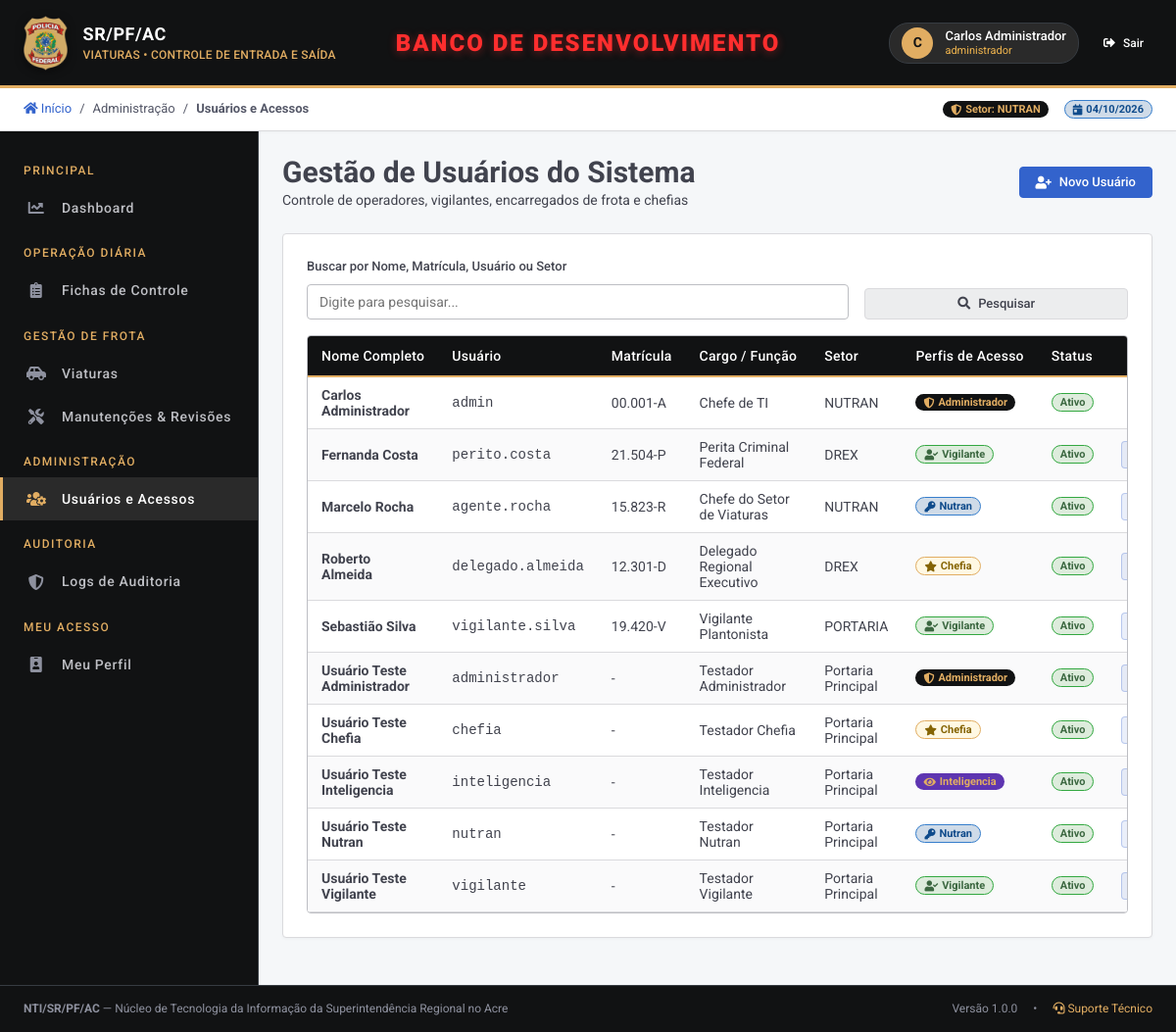
Screenshot of /usuarios/ (signed in) with the database file from the repository.
### usuarios/models.py (models this page shows, shortened)
class Usuario(AbstractUser):
    matricula = models.CharField(
        "Matrícula / Identificação",
        max_length=30,
        blank=True,
        null=True,
        help_text="Matrícula funcional do servidor ou identificação do vigilante",
    )
    cargo = models.CharField(
        "Cargo / Função",
        max_length=100,
        blank=True,
        default="Vigilante",
    )
    setor = models.CharField(
        "Setor / Unidade",
        max_length=100,
        blank=True,
        default="Portaria Principal",
    )
    telefone = models.CharField(
        "Telefone / Ramal",
        max_length=20,
        blank=True,
        null=True,
    )
    class Meta:
        verbose_name = "Usuário"
        verbose_name_plural = "Usuários"
        ordering = ["first_name", "last_name", "username"]
    def listar_perfis(self) -> list[str]:
        return list(
            self.perfis_atribuidos.filter(ativo=True).values_list("perfil__nome", flat=True)
        )

### usuarios/views.py (the view, shortened to what this page needs)
# urls.py: path("", views.usuario_lista, name="lista"),
@requer_permissao("usuarios.cadastro.visualizar")
def usuario_lista(request):
    termo = request.GET.get("q", "").strip()
    usuarios = Usuario.objects.prefetch_related("perfis_atribuidos__perfil").all()
    return render(request, "usuarios/lista.html", {
        "usuarios": usuarios,
        "termo": termo,
    })

### accesscontrol/context.py (called while the page is built)
def set_current_request(request: Any) -> None:
    _request_ctx.set(request)

def clear_current_request() -> None:
    _request_ctx.set(None)

### accesscontrol/context_processors.py (called while the page is built, shortened)
def menu_context(request):
    if not request.user.is_authenticated:
        return {}
    codigos = obter_codigos_permissao(request.user)
    is_super = getattr(request.user, "is_superuser", False)
    if is_super:
        modulos_menu = list(Modulo.objects.filter(ativo=True).prefetch_related("submodulos"))
    widgets = obter_widgets_dashboard(request.user)
    return {
        "modulos_menu": modulos_menu,
        "codigos_permissao": codigos,
        "widgets_dashboard": widgets,
        "tem_permissao_fn": lambda codigo: tem_permissao(request.user, codigo),
    }

### accesscontrol/services.py (called while the page is built, shortened)
def _chave_cache(usuario_id: int) -> str:
    return f"permissoes:usuario:{usuario_id}"

def obter_codigos_permissao(usuario) -> set[str]:
    if not getattr(usuario, "is_authenticated", False):
        return set()
    chave = _chave_cache(usuario.pk)
    codigos = cache.get(chave)
    if codigos is None:
        from .models import Acao
        codigos = set(
            Acao.objects.filter(
                perfis__usuarioperfil__usuario=usuario,
                perfis__usuarioperfil__ativo=True,
                ativo=True,
            ).values_list("codigo_completo", flat=True)
        )
        cache.set(chave, codigos, CACHE_TTL)
    return codigos

def tem_permissao(usuario, codigo: str) -> bool:
    if not getattr(usuario, "is_authenticated", False):
        return False
    if getattr(usuario, "is_superuser", False):
        return True
    return codigo in obter_codigos_permissao(usuario)

def obter_widgets_dashboard(usuario) -> list[str]:
    if not getattr(usuario, "is_authenticated", False):
        return []
    if getattr(usuario, "is_superuser", False):
        from .models import DashboardWidget
        return list(DashboardWidget.objects.filter(ativo=True).values_list("codigo", flat=True))

### accesscontrol/templatetags/permissoes.py (called while the page is built)
@register.simple_tag(takes_context=True)
def tem_perm(context, codigo: str) -> bool:
    request = context.get("request")
    if request is None:
        return False
    return tem_permissao(request.user, codigo)

### core/context_processors.py (called while the page is built)
def ambiente_context(request):
    return {
        "is_db_desenvolvimento": getattr(request, "is_db_desenvolvimento", True),
        "db_env": getattr(request, "db_env", "desenvolvimento"),
    }

### core/db_router.py (called while the page is built)
def set_current_db(db_name: str):
    _current_db.set(db_name)

### templates/usuarios/lista.html (shortened to what this page needs)
{% extends 'base.html' %}
{% load permissoes %}
{% block breadcrumb %}
  <span>/</span>
  <span>Administração</span>
  <span>/</span>
  <strong>Usuários e Acessos</strong>
{% endblock %}
{% block content %}
<div class="pf-page-header">
  <div>
    <h2>Gestão de Usuários do Sistema</h2>
    <p>Controle de operadores, vigilantes, encarregados de frota e chefias</p>
  </div>
  <div>
    {% tem_perm "usuarios.cadastro.criar" as pode_criar %}
    {% if pode_criar %}
    <a href="{% url 'usuarios:criar' %}" class="pf-btn pf-btn-primary">
      <i class="fas fa-user-plus"></i> Novo Usuário
    </a>
    {% endif %}
  </div>
</div>
<div class="pf-card">
  <form method="get" class="pf-form-grid" style="margin-bottom: var(--space-16); align-items: flex-end;">
    <div class="col-8">
      <div class="pf-field" style="margin-bottom: 0;">
        <label for="q">Buscar por Nome, Matrícula, Usuário ou Setor</label>
        <input type="text" id="q" name="q" value="{{ termo }}" class="pf-input" placeholder="Digite para pesquisar...">
      </div>
    </div>
    <div class="col-4" style="display: flex; gap: var(--space-8);">
      <button type="submit" class="pf-btn pf-btn-secondary" style="flex: 1;">
        <i class="fas fa-search"></i> Pesquisar
      </button>
    </div>
  </form>
  <div class="pf-table-wrapper">
    <table class="pf-table">
      <thead>
        <tr>
          <th>Nome Completo</th>
          <th>Usuário</th>
          <th>Matrícula</th>
          <th>Cargo / Função</th>
          <th>Setor</th>
          <th>Perfis de Acesso</th>
          <th>Status</th>
          <th style="text-align: right;">Ações</th>
        </tr>
      </thead>
      <tbody>
        {% for u in usuarios %}
          <tr>
            <td><strong>{{ u.get_full_name|default:"-" }}</strong></td>
            <td><code>{{ u.username }}</code></td>
            <td>{{ u.matricula|default:"-" }}</td>
            <td>{{ u.cargo|default:"-" }}</td>
            <td>{{ u.setor|default:"-" }}</td>
            <td>
              {% for nome_perfil in u.listar_perfis %}
                {% if nome_perfil == 'administrador' %}
                  <span class="pf-badge pf-badge-dark"><i class="fas fa-shield-alt"></i> {{ nome_perfil|title }}</span>
                {% elif nome_perfil == 'chefia' %}
                  <span class="pf-badge pf-badge-warning"><i class="fas fa-star"></i> {{ nome_perfil|title }}</span>
                {% elif nome_perfil == 'nutran' %}
                  <span class="pf-badge pf-badge-info"><i class="fas fa-key"></i> {{ nome_perfil|title }}</span>
                {% elif nome_perfil == 'inteligencia' %}
                  <span class="pf-badge pf-badge-dark" style="background: #5e35b1;"><i class="fas fa-eye"></i> {{ nome_perfil|title }}</span>
                {% else %}
                  <span class="pf-badge pf-badge-success"><i class="fas fa-user-check"></i> {{ nome_perfil|title }}</span>
                {% endif %}
              {% empty %}
                <span class="pf-badge pf-badge-danger"><i class="fas fa-user-slash"></i> Sem perfil</span>
              {% endfor %}
            </td>
            <td>
              {% if u.is_active %}
                <span class="pf-badge pf-badge-success">Ativo</span>
              {% else %}
                <span class="pf-badge pf-badge-danger">Inativo</span>
              {% endif %}
            </td>
            <td style="text-align: right; white-space: nowrap;">
              <div class="pf-table-actions">
                {% tem_perm "usuarios.perfis.atribuir" as pode_perfis %}
                {% if pode_perfis %}
                <a href="{% url 'usuarios:perfis_gerenciar' u.pk %}" class="pf-action-btn pf-action-view" title="Gerenciar Perfis de Acesso ({{ u.username }})" aria-label="Gerenciar Perfis">
                </a>
                {% endif %}
                {% tem_perm "usuarios.cadastro.editar" as pode_editar %}
              </div>
            </td>
          </tr>
        {% endfor %}
      </tbody>
    </table>
  </div>
</div>
{% endblock %}

### templates/base.html (shortened to what this page needs)
{% load static permissoes %}
<!DOCTYPE html>
<html lang="pt-BR">
<head>
  <link rel="stylesheet" href="https://cdnjs.cloudflare.com/ajax/libs/font-awesome/5.15.4/css/all.min.css">
  <link rel="stylesheet" href="{% static 'css/frontline.css' %}?v={% now 'U' %}">
</head>
<body>
  <header class="pf-header">
    <a href="{% url 'dashboard:home' %}" class="pf-header-brand">
      <img src="{% static 'img/brasao_pf.png' %}" alt="Brasão Polícia Federal" class="pf-header-logo">
      <div class="pf-header-titles">
        <span class="pf-header-title">SR/PF/AC</span>
        <span class="pf-header-subtitle">VIATURAS • CONTROLE DE ENTRADA E SAÍDA</span>
      </div>
    </a>
    {% if is_db_desenvolvimento %}
    <span style="position: absolute; left: 50%; top: 50%; transform: translate(-50%, -50%); text-align: center; pointer-events: none; z-index: 10;">
      <h1 style="color: #FF2E2E; font-size: 1.5rem; font-weight: 900; text-transform: uppercase; margin: 0; letter-spacing: 2px; text-shadow: 0 2px 8px rgba(255, 46, 46, 0.4); white-space: nowrap;">
        BANCO DE DESENVOLVIMENTO
      </h1>
    </span>
    {% endif %}
    <div class="pf-header-actions">
      {% if user.is_authenticated %}
        <div class="pf-user-profile">
          <div class="pf-user-avatar">
            {{ user.first_name|default:user.username|slice:":1"|upper }}
          </div>
          <div class="pf-user-info">
            <span class="pf-user-name">{{ user.get_full_name|default:user.username }}</span>
            <span class="pf-user-role">
              {% for p in user.listar_perfis %}
                {{ p }}{% if not forloop.last %}, {% endif %}
              {% empty %}
                Usuário
              {% endfor %}
            </span>
          </div>
        </div>
        <form action="{% url 'usuarios:logout' %}" method="post" style="display:inline;">
          <button type="submit" class="pf-btn pf-btn-sm pf-btn-ghost" style="color:#FFF;" title="Sair do sistema">
            <i class="fas fa-sign-out-alt"></i> Sair
          </button>
        </form>
      {% else %}
        <a href="{% url 'usuarios:login' %}" class="pf-btn pf-btn-sm pf-btn-gold">
          <i class="fas fa-sign-in-alt"></i> Entrar
        </a>
      {% endif %}
    </div>
  </header>
  <div class="pf-subheader">
    <div class="pf-breadcrumb">
      <a href="{% url 'dashboard:home' %}"><i class="fas fa-home"></i> Início</a>
      {% block breadcrumb %}{% endblock %}
    </div>
    <div class="pf-subheader-indicators">
      <span class="pf-badge pf-badge-dark">
        <i class="fas fa-shield-alt"></i> Setor: {{ user.setor|default:"Superintendência Regional" }}
      </span>
      <span class="pf-badge pf-badge-info">
        <i class="fas fa-calendar-day"></i> {% now "d/m/Y" %}
      </span>
    </div>
  </div>
  <aside class="pf-sidebar">
    <ul class="pf-menu-nav">
      <li class="pf-menu-section-title">PRINCIPAL</li>
      <li class="pf-menu-item">
        <a href="{% url 'dashboard:home' %}" class="pf-menu-link {% if request.resolver_match.app_name == 'dashboard' %}active{% endif %}">
          <i class="fas fa-chart-line"></i>
          <span>Dashboard</span>
        </a>
      </li>
      {% tem_perm "operacao_diaria.fichas.visualizar" as pode_fichas %}
      {% if pode_fichas %}
      <li class="pf-menu-section-title">OPERAÇÃO DIÁRIA</li>
      <li class="pf-menu-item">
        <a href="{% url 'fichas:lista' %}" class="pf-menu-link {% if request.resolver_match.app_name == 'fichas' %}active{% endif %}">
          <i class="fas fa-clipboard-list"></i>
          <span>Fichas de Controle</span>
        </a>
      </li>
      {% endif %}
      {% tem_perm "frota.viaturas.visualizar" as pode_viaturas %}
      {% tem_perm "frota.manutencao.visualizar" as pode_manutencao %}
      {% if pode_viaturas or pode_manutencao %}
      <li class="pf-menu-section-title">GESTÃO DE FROTA</li>
      {% if pode_viaturas %}
      <li class="pf-menu-item">
        <a href="{% url 'veiculos:lista' %}" class="pf-menu-link {% if request.resolver_match.app_name == 'veiculos' and not 'manutencao' in request.path %}active{% endif %}">
          <i class="fas fa-car-side"></i>
          <span>Viaturas</span>
        </a>
      </li>
      {% endif %}
      {% if pode_manutencao %}
      <li class="pf-menu-item">
        <a href="{% url 'veiculos:lista_manutencoes' %}" class="pf-menu-link {% if 'manutencao' in request.path %}active{% endif %}">
          <i class="fas fa-tools"></i>
          <span>Manutenções &amp; Revisões</span>
        </a>
      </li>
      {% endif %}
      {% endif %}
      {% tem_perm "usuarios.cadastro.visualizar" as pode_usuarios %}
      {% if pode_usuarios %}
      <li class="pf-menu-section-title">ADMINISTRAÇÃO</li>
      <li class="pf-menu-item">
        <a href="{% url 'usuarios:lista' %}" class="pf-menu-link {% if request.resolver_match.app_name == 'usuarios' %}active{% endif %}">
          <i class="fas fa-users-cog"></i>
          <span>Usuários e Acessos</span>
        </a>
      </li>
      {% endif %}
      {% tem_perm "auditoria.logs.visualizar" as pode_auditoria %}
      {% if pode_auditoria %}
      <li class="pf-menu-section-title">AUDITORIA</li>
      <li class="pf-menu-item">
        <a href="{% url 'accesscontrol:auditoria_lista' %}" class="pf-menu-link {% if request.resolver_match.app_name == 'accesscontrol' %}active{% endif %}">
          <i class="fas fa-shield-alt"></i>
          <span>Logs de Auditoria</span>
        </a>
      </li>
      {% endif %}
      <li class="pf-menu-section-title">MEU ACESSO</li>
      <li class="pf-menu-item">
        <a href="{% url 'usuarios:meu_perfil' %}" class="pf-menu-link">
          <i class="fas fa-id-badge"></i>
          <span>Meu Perfil</span>
        </a>
      </li>
    </ul>
  </aside>
  <main class="pf-main-wrapper">
    {% block content %}{% endblock %}
  </main>
  <footer class="pf-footer">
    <div>
      <strong>NTI/SR/PF/AC</strong> — Núcleo de Tecnologia da Informação da Superintendência Regional no Acre
    </div>
    <div class="pf-footer-links">
      <span>Versão 1.0.0</span>
      <span>•</span>
      <a href="mailto:nti.srac@pf.gov.br"><i class="fas fa-headset"></i> Suporte Técnico</a>
    </div>
  </footer>
</body>
</html>

### rows the page displays
Usuario: first_name "C", get_full_name "Carlos Administrador", setor "NUTRAN", username "admin", matricula "00.001-A", cargo "Chefe de TI", listar_perfis "Administrador", is_active "Ativo"
Usuario: get_full_name "Fernanda Costa", username "perito.costa", matricula "21.504-P", cargo "Perita Criminal Federal", setor "DREX", listar_perfis "Vigilante", is_active "Ativo"
Usuario: get_full_name "Marcelo Rocha", username "agente.rocha", matricula "15.823-R", cargo "Chefe do Setor de Viaturas", setor "NUTRAN", listar_perfis "Nutran", is_active "Ativo"
Usuario: get_full_name "Roberto Almeida", username "delegado.almeida", matricula "12.301-D", cargo "Delegado Regional Executivo", setor "DREX", listar_perfis "Chefia", is_active "Ativo"
Usuario: get_full_name "Sebastião Silva", username "vigilante.silva", matricula "19.420-V", cargo "Vigilante Plantonista", setor "PORTARIA", listar_perfis "Vigilante", is_active "Ativo"
Usuario: get_full_name "Usuário Teste Administrador", username "administrador", matricula "-", cargo "Testador Administrador", setor "Portaria Principal", listar_perfis "Administrador", is_active "Ativo"
Usuario: get_full_name "Usuário Teste Chefia", username "chefia", matricula "-", cargo "Testador Chefia", setor "Portaria Principal", listar_perfis "Chefia", is_active "Ativo"
Usuario: get_full_name "Usuário Teste Inteligencia", username "inteligencia", matricula "-", cargo "Testador Inteligencia", setor "Portaria Principal", listar_perfis "Inteligencia", is_active "Ativo"
Usuario: get_full_name "Usuário Teste Nutran", username "nutran", matricula "-", cargo "Testador Nutran", setor "Portaria Principal", listar_perfis "Nutran", is_active "Ativo"
Usuario: get_full_name "Usuário Teste Vigilante", username "vigilante", matricula "-", cargo "Testador Vigilante", setor "Portaria Principal", listar_perfis "Vigilante", is_active "Ativo"

### other values shown
{{ p }} "administrador"
